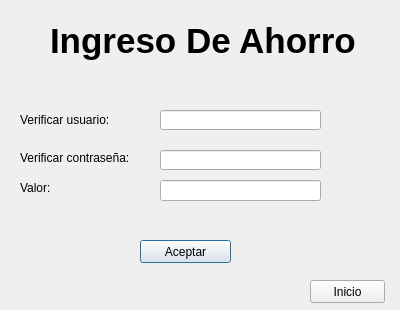
<?xml version="1.0" encoding="UTF-8"?>
<ui version="4.0">
 <class>ingresoAhorro</class>
 <widget class="QDialog" name="ingresoAhorro">
  <property name="geometry">
   <rect>
    <x>0</x>
    <y>0</y>
    <width>400</width>
    <height>310</height>
   </rect>
  </property>
  <property name="windowTitle">
   <string>Dialog</string>
  </property>
  <widget class="QLabel" name="label">
   <property name="geometry">
    <rect>
     <x>50</x>
     <y>20</y>
     <width>311</width>
     <height>41</height>
    </rect>
   </property>
   <property name="font">
    <font>
     <family>Arial</family>
     <pointsize>26</pointsize>
     <weight>75</weight>
     <bold>true</bold>
    </font>
   </property>
   <property name="text">
    <string>Ingreso De Ahorro</string>
   </property>
  </widget>
  <widget class="QLineEdit" name="lineEdit">
   <property name="geometry">
    <rect>
     <x>160</x>
     <y>110</y>
     <width>161</width>
     <height>20</height>
    </rect>
   </property>
  </widget>
  <widget class="QLineEdit" name="lineEdit_2">
   <property name="geometry">
    <rect>
     <x>160</x>
     <y>150</y>
     <width>161</width>
     <height>20</height>
    </rect>
   </property>
  </widget>
  <widget class="QLabel" name="label_2">
   <property name="geometry">
    <rect>
     <x>20</x>
     <y>110</y>
     <width>111</width>
     <height>20</height>
    </rect>
   </property>
   <property name="text">
    <string>Verificar usuario:</string>
   </property>
  </widget>
  <widget class="QLabel" name="label_3">
   <property name="geometry">
    <rect>
     <x>20</x>
     <y>150</y>
     <width>131</width>
     <height>16</height>
    </rect>
   </property>
   <property name="text">
    <string>Verificar contraseña:</string>
   </property>
  </widget>
  <widget class="QPushButton" name="pushButton_3">
   <property name="geometry">
    <rect>
     <x>140</x>
     <y>240</y>
     <width>91</width>
     <height>23</height>
    </rect>
   </property>
   <property name="text">
    <string>Aceptar</string>
   </property>
  </widget>
  <widget class="QPushButton" name="pushButton_5">
   <property name="geometry">
    <rect>
     <x>310</x>
     <y>280</y>
     <width>75</width>
     <height>23</height>
    </rect>
   </property>
   <property name="text">
    <string>Inicio</string>
   </property>
  </widget>
  <widget class="QLineEdit" name="lineEdit_3">
   <property name="geometry">
    <rect>
     <x>160</x>
     <y>180</y>
     <width>161</width>
     <height>21</height>
    </rect>
   </property>
  </widget>
  <widget class="QLabel" name="label_4">
   <property name="geometry">
    <rect>
     <x>20</x>
     <y>180</y>
     <width>60</width>
     <height>16</height>
    </rect>
   </property>
   <property name="text">
    <string>Valor:</string>
   </property>
  </widget>
 </widget>
 <resources/>
 <connections/>
</ui>
